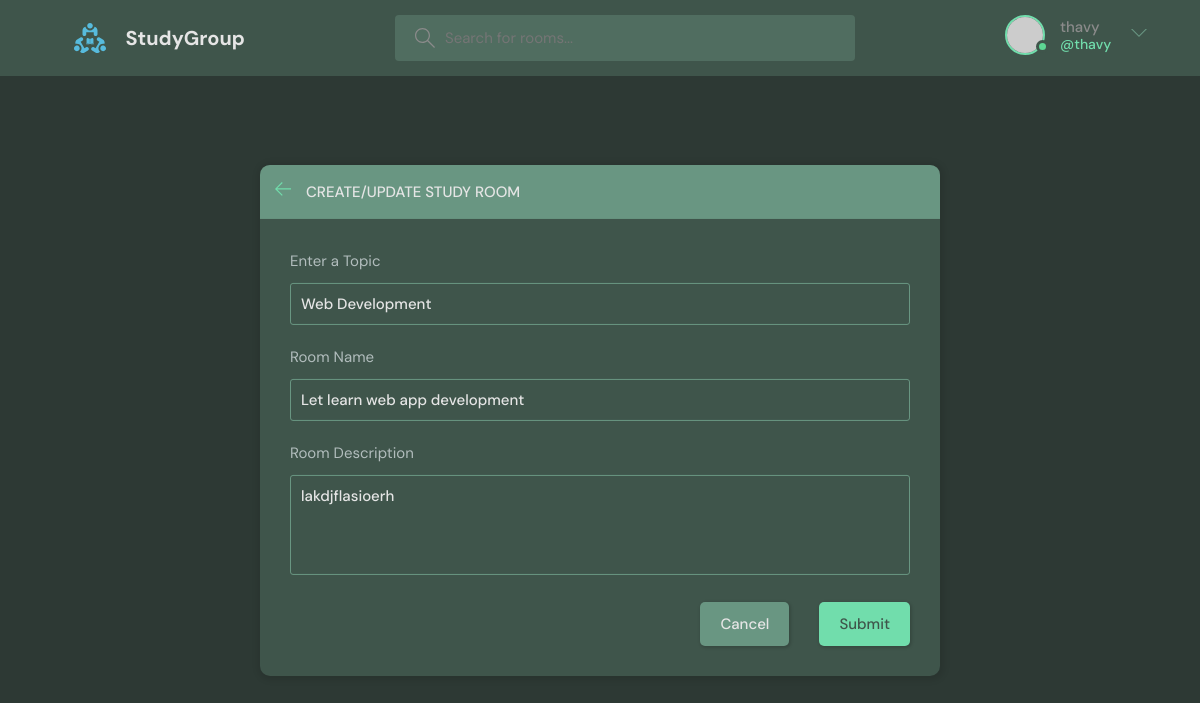
Page /update-room/7 (signed in) on the committed database.
### base/models.py (models this page shows, shortened)
class Room(models.Model):
    host = models.ForeignKey(User, on_delete=models.SET_NULL, null=True)
    topic = models.ForeignKey(Topic, on_delete=models.SET_NULL, null=True)
    name = models.CharField(max_length=200)
    description = models.TextField(null=True, blank=True)
    participants = models.ManyToManyField(User, related_name='participants', blank=True)
    updated = models.DateTimeField(auto_now=True)
    created = models.DateTimeField(auto_now_add=True)
    class Meta:
        ordering = ['-updated', '-created']

class Topic(models.Model):
    name = models.CharField(max_length=200)

### base/views.py (the view, shortened to what this page needs)
# urls.py: path('update-room/<str:pk>', views.update_room, name="update-room"),
@login_required(login_url='login')
def update_room(request, pk):
    room = Room.objects.get(id=pk)
    form = RoomForm(instance=room)
    topics = Topic.objects.all()
    if request.user != room.host:
        return HttpResponse('You are not allowed here!')
    context = {
        'action': 'Update Room',
        'form': form,
        'topics': topics,
        'room': room
    }
    return render(request, 'base/room_form.html', context)

### base/forms.py
class RoomForm(ModelForm):
    class Meta:
        model = Room
        fields = '__all__'
        exclude = ['host', 'participants']

### base/templates/base/room_form.html (shortened to what this page needs)
{% extends 'main.html' %}
{% block content %}
<main class="create-room layout">
  <div class="container">
    <div class="layout__box">
      <div class="layout__boxHeader">
        <div class="layout__boxTitle">
          <a href="{% url 'home' %}">
            <svg version="1.1" xmlns="http://www.w3.org/2000/svg" width="32" height="32" viewBox="0 0 32 32">
              <title>arrow-left</title>
              <path
                d="M13.723 2.286l-13.723 13.714 13.719 13.714 1.616-1.611-10.96-10.96h27.625v-2.286h-27.625l10.965-10.965-1.616-1.607z">
              </path>
            </svg>
          </a>
          <h3>Create/Update Study Room</h3>
        </div>
      </div>
      <div class="layout__body">
        <form class="form" action="" method="POST">
          <div class="form__group">
            <label for="room_topic">Enter a Topic</label>
            <input required type="text" value="{{room.topic.name}}" name="topic" list="topic-list" />
          </div>
          <div class="form__group">
            <label for="room_name">Room Name</label>
            {{form.name}}
          </div>
          <div class="form__group">
            <label for="room_description">Room Description</label>
            {{form.description}}
          </div>
          <div class="form__action">
            <a class="btn btn--dark" href="index.html">Cancel</a>
            <button class="btn btn--main" type="submit">Submit</button>
          </div>
        </form>
      </div>
    </div>
  </div>
</main>
{% endblock content %}

### templates/navbar.html (shortened to what this page needs)
{% load static %}
<header class="header header--loggedIn">
  <div class="container">
    <a href="{% url 'home' %}" class="header__logo">
      <img src="{% static 'images/logo.svg' %}" />
      <h1>StudyGroup</h1>
    </a>
    <form class="header__search" method="GET" action="{% url 'home' %}">
      <label>
        <input name="q" placeholder="Search for rooms..." />
      </label>
    </form>
    <nav class="header__menu">
      {% if request.user.is_authenticated %}
      <div class="header__user">
        <a href="{% url 'user-profile' user.id %}">
          <div class="avatar avatar--medium active">
            <img src="https://randomuser.me/api/portraits/men/37.jpg" />
          </div>
          <p>{{request.user.username}} <span>@{{request.user.username}}</span></p>
        </a>
        <button class="dropdown-button">
          <svg
            version="1.1"
            xmlns="http://www.w3.org/2000/svg"
            width="32"
            height="32"
            viewBox="0 0 32 32"
          >
            <title>chevron-down</title>
            <path d="M16 21l-13-13h-3l16 16 16-16h-3l-13 13z"></path>
          </svg>
        </button>
      </div>
      {% else %}
      <a href="{% url 'login' %}">
          <img src="{% static 'images/avatar.svg' %}" />
          <p>Login</p>
        </a>
        {% endif %}
    </nav>
  </div>
</header>

### rows in the picture
Room: topic "Web Development", name "Let learn web app development", description "lakdjflasioerh"

### other values in the picture
{{ request.user.username }} "thavy"
